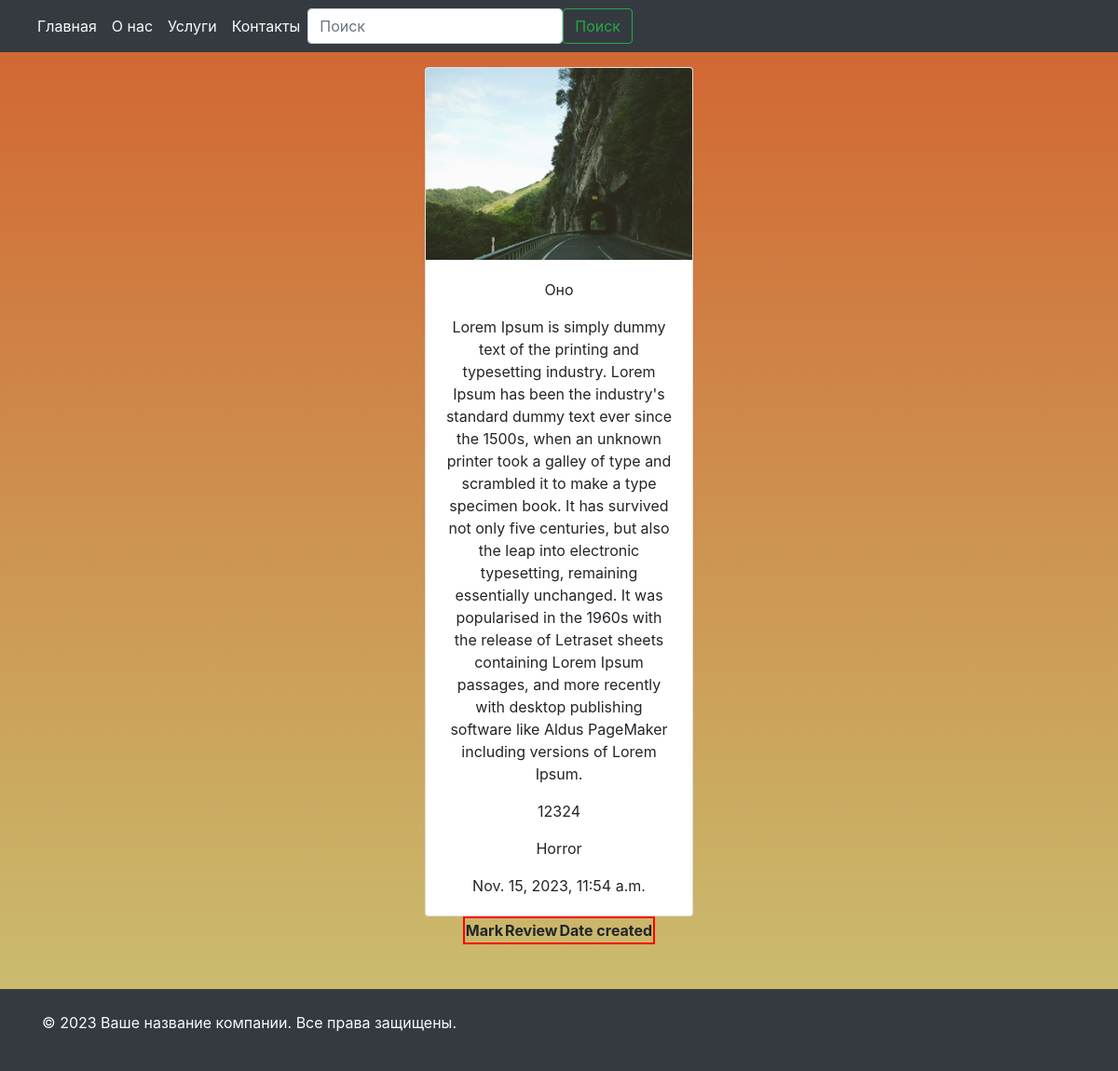
Before: /film_detail/1/ with the older database file.
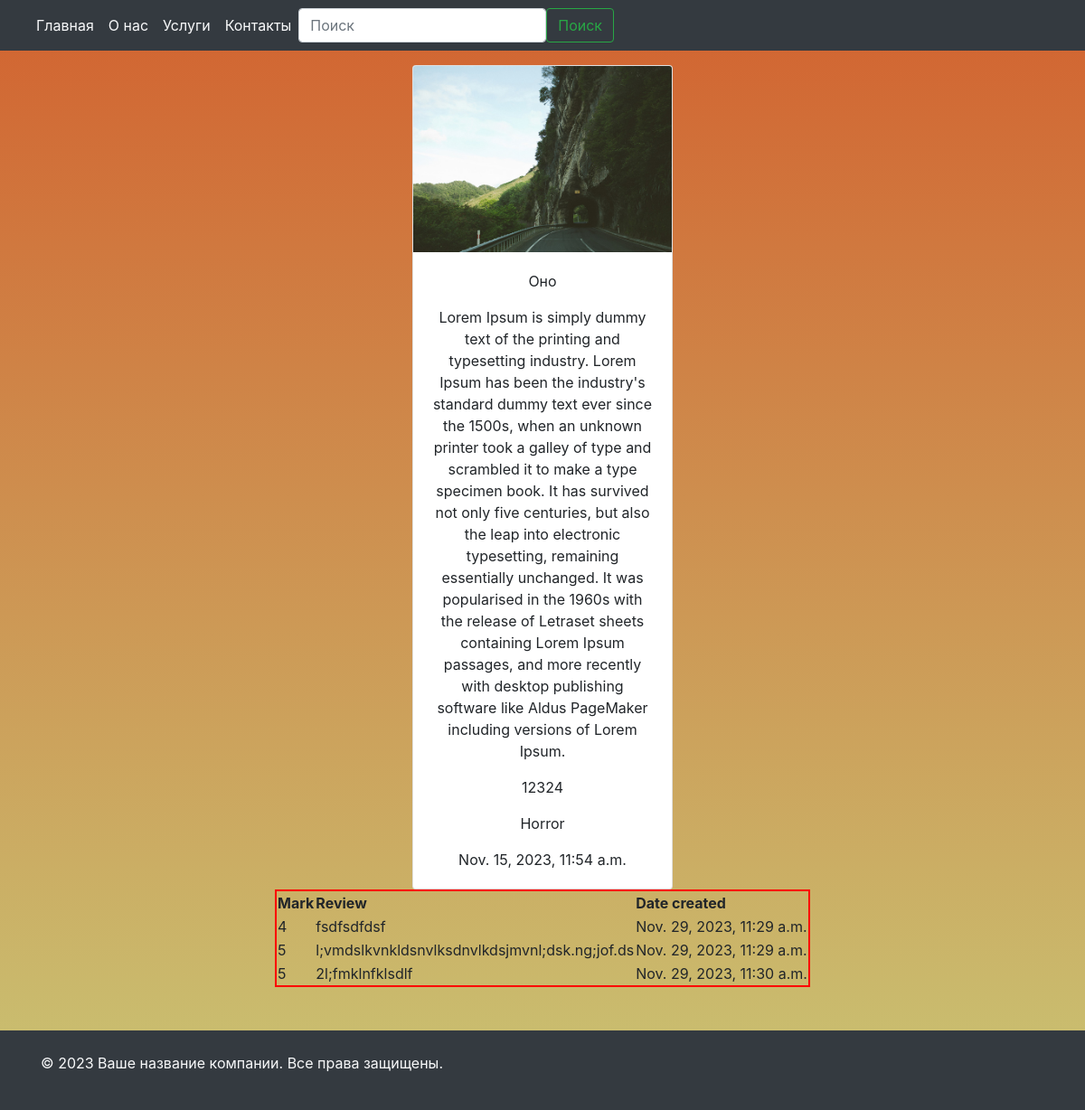
After: the same page with the newer database file.
### main_page/models.py (models this page shows, shortened)
class FilmModel(models.Model):
    GENRE = (
        ('Horror', 'Horror'),
        ('Comedy', 'Comedy')
    )
    title = models.CharField(max_length=100)
    description = models.TextField()
    image = models.ImageField(upload_to='film/')
    cost = models.PositiveIntegerField()
    genre = models.CharField(max_length=100, choices=GENRE)
    created_at = models.DateTimeField(auto_now_add=True)
    class Meta:
        verbose_name = 'Film'
        verbose_name_plural = 'Films'

class ReviewModel(models.Model):
    film_object = models.ForeignKey(FilmModel, on_delete=models.CASCADE, related_name='comment_object')
    mark = models.PositiveIntegerField(default=5, validators=[MaxValueValidator(5), MinValueValidator(1)])
    text_review = models.TextField()
    created_at = models.DateTimeField(auto_now_add=True)

### main_page/views.py (the view)
# urls.py: path('film_detail/<int:id>/', FilmDetailView.as_view()),
class FilmDetailView(generic.DetailView):
    template_name = 'main_page/film_detail.html'
    def get_object(self, **kwargs):
        film_id = self.kwargs.get('id')
        return get_object_or_404(FilmModel, id=film_id)

### templates/main_page/film_detail.html
{% include 'menu_footer/header.html' %}
<br><br>
<center>
    <div class="card" style="width: 18rem;">
        <img src="{{object.image.url}}" class="card-img-top" alt="...">
        <div class="card-body">
            <p class="card-text">{{object.title}}</p>
            <p class="card-text">{{object.description}}</p>
            <p class="card-text">{{object.cost}}</p>
            <p class="card-text">{{object.genre}}</p>
            <p class="card-text">{{object.created_at}}</p>
        </div>
    </div>
    <table style="border:2px solid red ">
        <tr>
            <th>Mark</th>
            <th>Review</th>
            <th>Date created</th>
        </tr>
        {% for i in object.comment_object.all %}
        <tr>
            <td>{{i.mark}}</td>
            <td>{{i.text_review}}</td>
            <td>{{i.created_at}}</td>
        </tr>
        {% endfor %}
    </table>
</center>
{% include 'menu_footer/footer.html' %}

### templates/menu_footer/header.html (shortened to what this page needs)
<!DOCTYPE html>
<html lang="en">
<head>
    <link rel="stylesheet" href="https://maxcdn.bootstrapcdn.com/bootstrap/4.5.2/css/bootstrap.min.css">
</head>
<body>
<nav class="navbar navbar-expand-lg navbar-light bg-dark fixed-top">
  <div class="collapse navbar-collapse " id="navbarNav">
    <ul class="navbar-nav ">
      <li class="nav-item active ">
        <a class="nav-link text-light "  href="/">Главная <span class="sr-only">(текущая)</span></a>
      </li>
      <li class="nav-item">
        <a class="nav-link text-light" href="#">О нас</a>
      </li>
      <li class="nav-item">
        <a class="nav-link text-light" href="#">Услуги</a>
      </li>
      <li class="nav-item">
        <a class="nav-link text-light" href="#">Контакты</a>
      </li>
    </ul>
  <form action="{% url 'search' %}" method="GET" class="d-flex" role="search">
        <input type="search"  name="q"  class="form-control me-2"  placeholder="Поиск" aria-label="Поиск">
        <button type="submit" class="btn btn-outline-success" >Поиск</button>
      </form>
  </div>
</nav>
<br>

### templates/menu_footer/footer.html (shortened to what this page needs)
<footer class="bg-dark text-light py-4 mt-5">
  <div class="container">
    <p>© 2023 Ваше название компании. Все права защищены.</p>
  </div>
</footer>
</body>
</html>

### templates/menu_footer/header.html (style rules this page uses)
body { background: linear-gradient(to bottom, #d26330, #c9c373); }

Changed rows visible on the page:
added ReviewModel: mark "4", text_review "fsdfsdfdsf", created_at "Nov. 29, 2023, 11:29 a.m."
added ReviewModel: mark "5", text_review "l;vmdslkvnkldsnvlksdnvlkdsjmvnl;dsk.ng;jof.ds", created_at "Nov. 29, 2023, 11:29 a.m."
added ReviewModel: mark "5", text_review "2l;fmklnfklsdlf", created_at "Nov. 29, 2023, 11:30 a.m."
